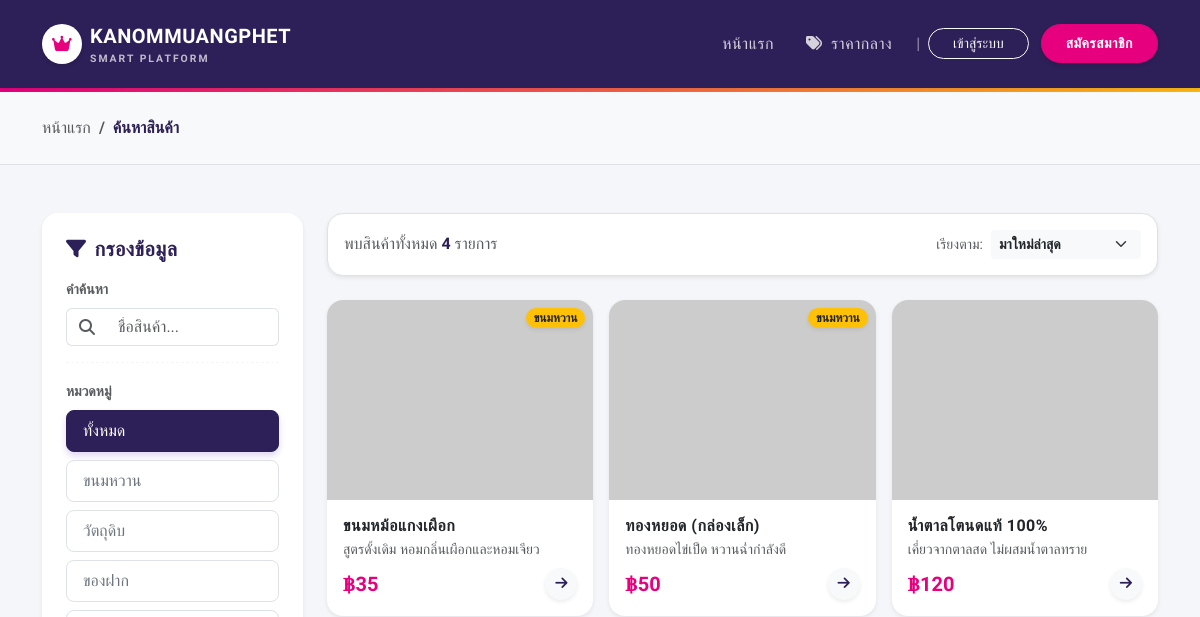
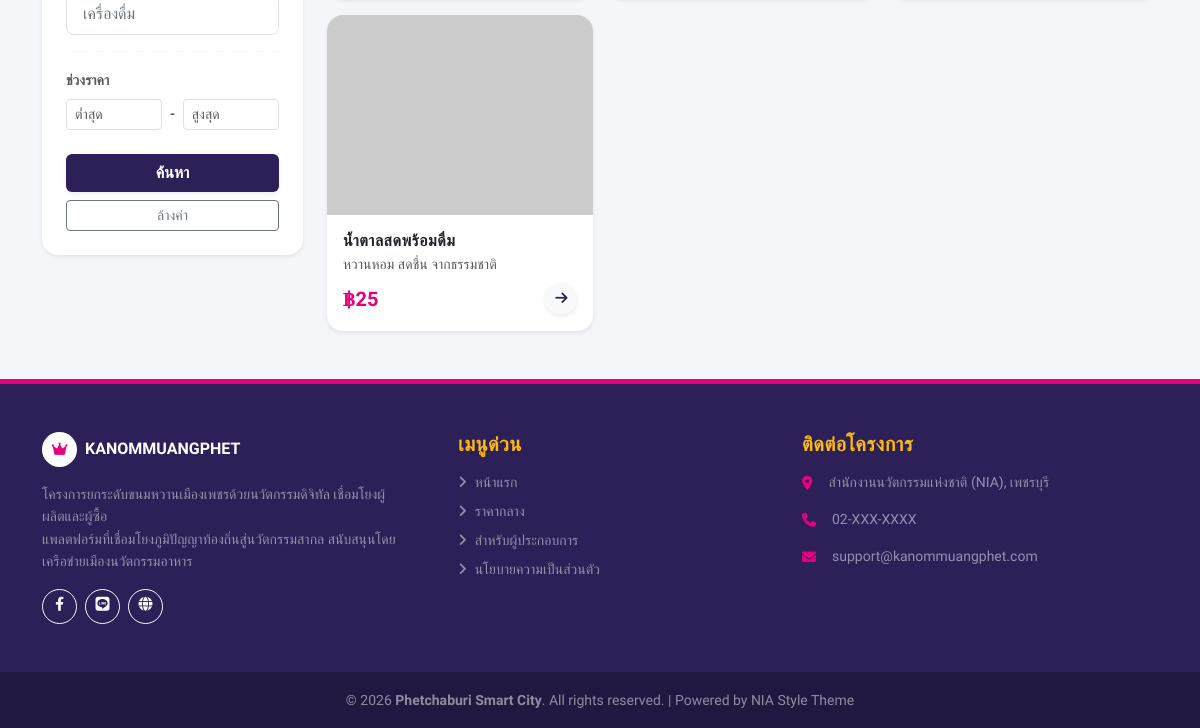
The page /search.php on the database as committed earlier (2 pictures, top to bottom).
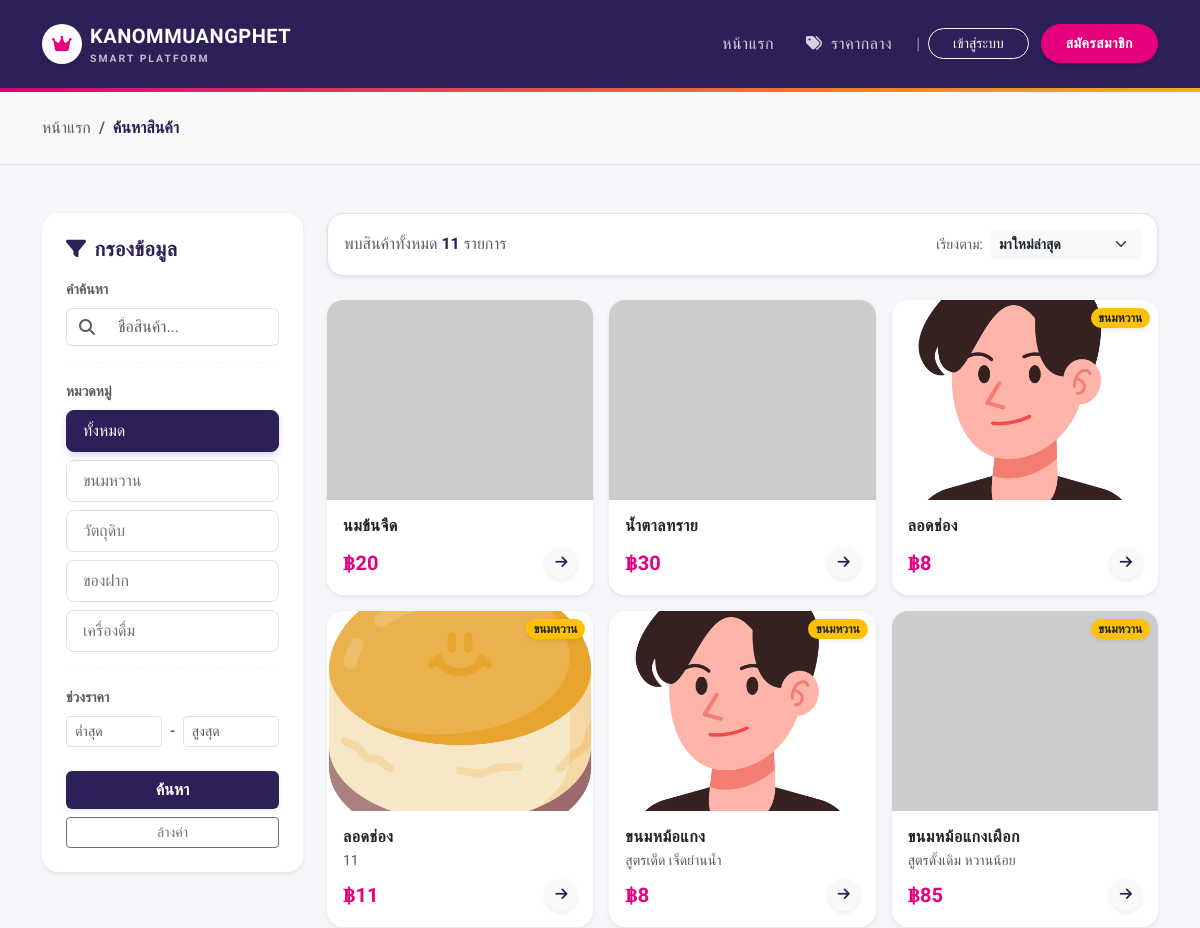
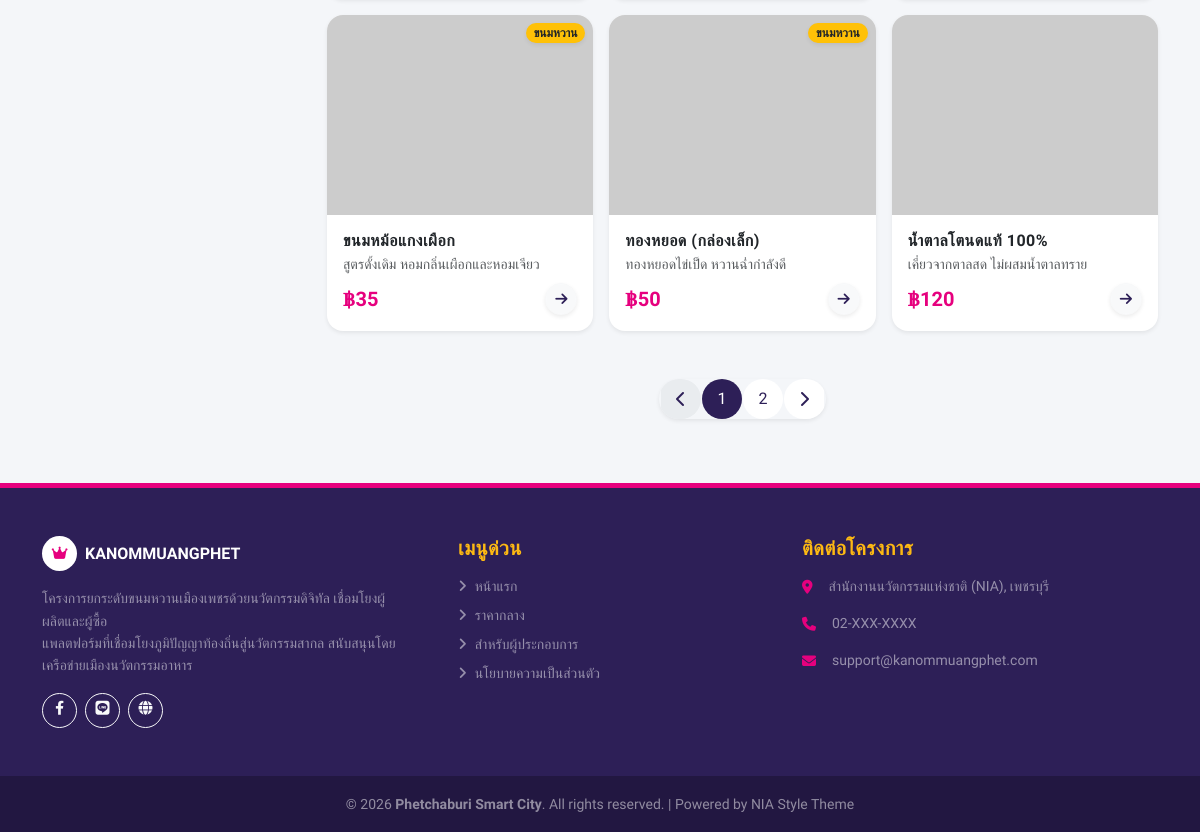
The same page on the database as committed later (2 pictures, top to bottom).
### tables this page shows
CREATE TABLE `products` (
  `id` int(11) NOT NULL,
  `shop_id` int(11) NOT NULL COMMENT 'เจ้าของสินค้า (Link ไปยัง users.id)',
  `name` varchar(255) NOT NULL,
  `description` text,
  `price` decimal(10,2) NOT NULL DEFAULT '0.00',
  `stock_qty` int(11) DEFAULT '100',
  `category` varchar(256) DEFAULT 'dessert',
  `image` varchar(255) DEFAULT NULL,
  `status` varchar(256) DEFAULT 'active',
  `created_at` timestamp NULL DEFAULT CURRENT_TIMESTAMP,
  `central_id` int(11) DEFAULT NULL COMMENT 'อ้างอิง central_ingredients.id'
);

### search.php (the view, shortened to what the rows shown need)
<?php
$page = isset($_GET['page']) ? (int)$_GET['page'] : 1;
$limit = 9;
$offset = ($page - 1) * $limit;
$sql_base = "FROM products WHERE status = 'active'";
$params = [];
$types = "";
global $conn;
$order_by = "ORDER BY created_at DESC";
$final_sql = "SELECT * " . $sql_base . " " . $order_by . " LIMIT ?, ?";
$params[] = $offset;
$params[] = $limit;
$types .= "ii";
$stmt = $conn->prepare($final_sql);
if(!empty($params)) {
    $stmt->bind_param($types, ...$params);
}
$stmt->execute();
$result = $stmt->get_result();
$products = $result->fetch_all(MYSQLI_ASSOC);
include 'includes/header.php';
?>
<div class="container py-5">
    <div class="row g-4">
        <div class="col-lg-9">
            <div class="row g-3">
                <?php if (count($products) > 0): ?>
                    <?php foreach ($products as $p): ?>
                    <div class="col-6 col-md-4">
                        <div class="card h-100 border-0 shadow-sm product-card" style="border-radius: 16px; overflow: hidden; transition: 0.3s;">
                            <a href="shop_detail.php?id=<?= $p['shop_id'] ?>" class="text-decoration-none text-dark">
                                <div class="position-relative">
                                    <?php
                                        $img = $p['image'];
                                        if(!filter_var($img, FILTER_VALIDATE_URL)) $img = 'uploads/kanom/' . $img;
                                    ?>
                                    <img src="<?= $img ?>" class="card-img-top" alt="<?= htmlspecialchars($p['name']) ?>"
                                         style="height: 200px; object-fit: cover;"
                                         onerror="this.onerror=null; this.src='https://placehold.co/400x300?text=No+Image';">
                                    <?php if($p['category']=='dessert'): ?>
                                        <span class="position-absolute top-0 end-0 m-2 badge bg-warning text-dark rounded-pill shadow-sm small">ขนมหวาน</span>
                                    <?php endif; ?>
                                </div>
                                <div class="card-body p-3">
                                    <h6 class="card-title fw-bold mb-1 text-truncate"><?= htmlspecialchars($p['name']) ?></h6>
                                    <p class="text-muted small mb-2 text-truncate"><?= htmlspecialchars($p['description']) ?></p>
                                    <div class="d-flex justify-content-between align-items-center">
                                        <span class="fw-bold text-magenta fs-5">฿<?= number_format($p['price']) ?></span>
                                        <button class="btn btn-sm btn-light text-purple rounded-circle shadow-sm" style="width: 32px; height: 32px; padding: 0;">
                                            <i class="fas fa-arrow-right"></i>
                                        </button>
                                    </div>
                                </div>
                            </a>
                        </div>
                    </div>
                    <?php endforeach; ?>
                <?php endif; ?>
            </div>
        </div>
    </div>
</div>
<?php include 'includes/footer.php'; ?>

Rows that differ between the two databases and show on the page:
no longer on this page (row edited): products: name "น้ำตาลสดพร้อมดื่ม", description "หวานหอม สดชื่น จากธรรมชาติ", price "25"
added products: name "นมข้นจืด", price "20"
added products: name "น้ำตาลทราย", price "30"
added products: category "ขนมหวาน", name "ลอดช่อง", price "8"
added products: shows a picture, category "ขนมหวาน", name "ลอดช่อง", description "11", price "11"
added products: category "ขนมหวาน", name "ขนมหม้อแกง", description "สูตรเด็ด เจ็ดย่านน้ำ", price "8"
added products: category "ขนมหวาน", name "ขนมหม้อแกงเผือก", description "สูตรดั้งเดิม หวานน้อย", price "85"
Other text that changed with them:
$total_rows: "4" → "11"
new list line: "1"
new list line: "2"
